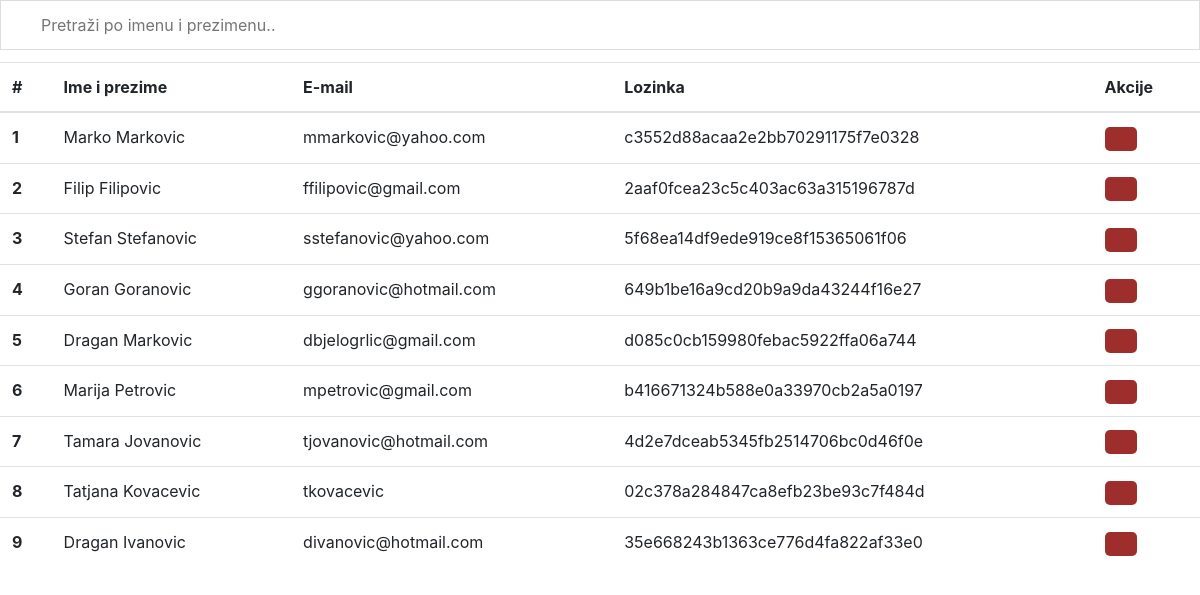
The app's page /tableGuestUser.php with its own data.
### tables this page shows
CREATE TABLE `guest` (
  `id` int(11) NOT NULL,
  `firstname` varchar(20) NOT NULL,
  `lastname` varchar(20) NOT NULL,
  `email` varchar(45) NOT NULL,
  `password` varchar(64) NOT NULL
);

### tableGuestUser.php (the view, shortened to what this page needs)
<!doctype html>
<html lang="en">
<head>
    <link rel="stylesheet" href="https://maxcdn.bootstrapcdn.com/bootstrap/4.4.1/css/bootstrap.min.css">
    <link rel="stylesheet" href="styles/table.css">
</head>
<body>
<?php
require "connection/connection.php";
$userTypeId = $_GET['userTypeId'];
$counter = 0;
if($userTypeId == 1){
    $queryUserAdmin = "SELECT * FROM `user` WHERE user_type_id=1";
    $result = mysqli_query($connection, $queryUserAdmin);
}else if($userTypeId == 2){
    $queryUserWorker = "SELECT * FROM `user` WHERE user_type_id=2";
    $result = mysqli_query($connection, $queryUserWorker);
} else{
    $queryGuest = "SELECT * FROM `guest`";
    $result = mysqli_query($connection, $queryGuest);
}
?>
<input type="text" id="myInput" onkeyup="myFunction()" placeholder="Pretraži po imenu i prezimenu..">
<table class="table table-hover" id="myTable">
    <thead>
    <tr>
        <th scope="col">#</th>
        <th scope="col">Ime i prezime</th>
        <th scope="col">E-mail</th>
        <th scope="col">Lozinka</th>
        <th scope="col">Akcije</th>
    </tr>
    </thead>
    <tbody>
    <?php while($row = mysqli_fetch_assoc($result)){
        $counter++;
        ?>
        <tr>
            <th scope="row"><?= $counter ?></th>
            <td><?= $row['firstname']." ".$row['lastname'] ?></td>
            <td><?= $row['email'] ?></td>
            <td><?= $row['password'] ?></td>
                <?php
            $name = "user";
            ?>
            <td>
                <a href="<?= 'deleteRow.php?id='.$row['id'].'&name='.$name.'&userTypeId='.$userTypeId?>" class="btn" style="background: #9e2e2b;">
                </a>
            </td>
        </tr>
        <?php
    }
    ?>
    </tbody>
</table>
</body>
</html>

### styles/table.css (style rules this page uses)
#myInput { background-position: 10px 12px; background-repeat: no-repeat; width: 100%; font-size: 16px; padding: 12px 20px 12px 40px; border: 1px solid #ddd; margin-bottom: 12px; }
.btn { background-color: #2789a7; border: none; color: white; padding: 12px 16px; font-size: 16px; cursor: pointer; border-radius: 5px; }

### records on screen
guest: firstname "Marko", lastname "Markovic", email "mmarkovic@yahoo.com", password "c3552d88acaa2e2bb70291175f7e0328"
guest: firstname "Filip", lastname "Filipovic", email "ffilipovic@gmail.com", password "2aaf0fcea23c5c403ac63a315196787d"
guest: firstname "Stefan", lastname "Stefanovic", email "sstefanovic@yahoo.com", password "5f68ea14df9ede919ce8f15365061f06"
guest: firstname "Goran", lastname "Goranovic", email "ggoranovic@hotmail.com", password "649b1be16a9cd20b9a9da43244f16e27"
guest: firstname "Dragan", lastname "Markovic", email "dbjelogrlic@gmail.com", password "d085c0cb159980febac5922ffa06a744"
guest: firstname "Marija", lastname "Petrovic", email "mpetrovic@gmail.com", password "b416671324b588e0a33970cb2a5a0197"
guest: firstname "Tamara", lastname "Jovanovic", email "tjovanovic@hotmail.com", password "4d2e7dceab5345fb2514706bc0d46f0e"
guest: firstname "Tatjana", lastname "Kovacevic", email "tkovacevic", password "02c378a284847ca8efb23be93c7f484d"
guest: firstname "Dragan", lastname "Ivanovic", email "divanovic@hotmail.com", password "35e668243b1363ce776d4fa822af33e0"
